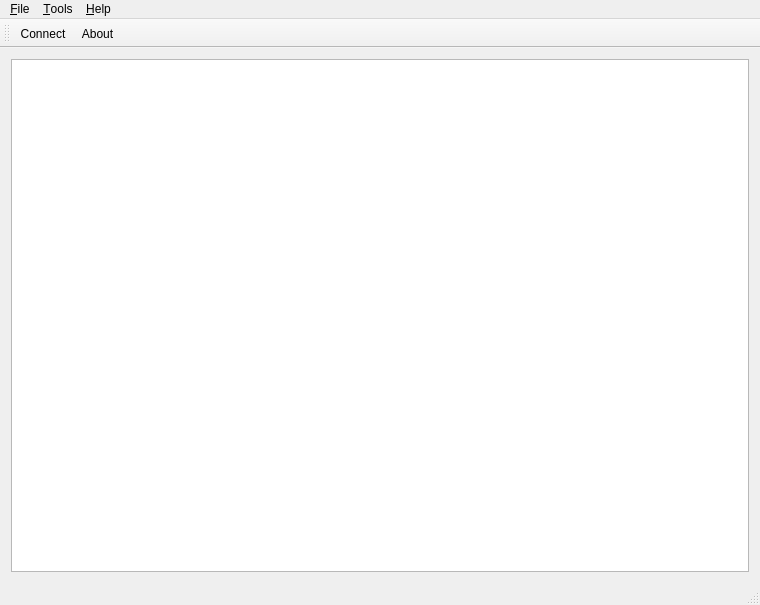
<?xml version="1.0" encoding="UTF-8"?>
<ui version="4.0">
 <class>MainWindow</class>
 <widget class="QMainWindow" name="MainWindow">
  <property name="geometry">
   <rect>
    <x>0</x>
    <y>0</y>
    <width>760</width>
    <height>605</height>
   </rect>
  </property>
  <property name="windowTitle">
   <string>VisualGPSqt</string>
  </property>
  <widget class="QWidget" name="centralWidget">
   <layout class="QVBoxLayout" name="verticalLayout">
    <item>
     <widget class="QTextBrowser" name="textBrowser"/>
    </item>
   </layout>
  </widget>
  <widget class="QMenuBar" name="menuBar">
   <property name="geometry">
    <rect>
     <x>0</x>
     <y>0</y>
     <width>760</width>
     <height>22</height>
    </rect>
   </property>
   <widget class="QMenu" name="menu_File">
    <property name="title">
     <string>&amp;File</string>
    </property>
    <addaction name="actionSave"/>
    <addaction name="actionClear"/>
    <addaction name="separator"/>
    <addaction name="actionExit"/>
   </widget>
   <widget class="QMenu" name="menu_Tools">
    <property name="title">
     <string>&amp;Tools</string>
    </property>
    <addaction name="action_Connect"/>
    <addaction name="actionConnect_using_File"/>
   </widget>
   <widget class="QMenu" name="menu_Help">
    <property name="title">
     <string>&amp;Help</string>
    </property>
    <addaction name="action_About"/>
   </widget>
   <addaction name="menu_File"/>
   <addaction name="menu_Tools"/>
   <addaction name="menu_Help"/>
  </widget>
  <widget class="QToolBar" name="mainToolBar">
   <property name="iconSize">
    <size>
     <width>32</width>
     <height>32</height>
    </size>
   </property>
   <property name="toolButtonStyle">
    <enum>Qt::ToolButtonTextUnderIcon</enum>
   </property>
   <attribute name="toolBarArea">
    <enum>TopToolBarArea</enum>
   </attribute>
   <attribute name="toolBarBreak">
    <bool>false</bool>
   </attribute>
   <addaction name="action_Connect"/>
   <addaction name="action_About"/>
  </widget>
  <widget class="QStatusBar" name="statusBar"/>
  <action name="action_Connect">
   <property name="icon">
    <iconset resource="Images.qrc">
     <normaloff>:/Images/Resources/toolbar_connect.png</normaloff>:/Images/Resources/toolbar_connect.png</iconset>
   </property>
   <property name="text">
    <string>&amp;Connect</string>
   </property>
   <property name="toolTip">
    <string>Connect to GPS through Serial Port</string>
   </property>
  </action>
  <action name="action_About">
   <property name="icon">
    <iconset resource="Images.qrc">
     <normaloff>:/Images/Resources/toolbar_about.png</normaloff>:/Images/Resources/toolbar_about.png</iconset>
   </property>
   <property name="text">
    <string>&amp;About</string>
   </property>
  </action>
  <action name="actionExit">
   <property name="text">
    <string>E&amp;xit</string>
   </property>
  </action>
  <action name="actionConnect_using_File">
   <property name="text">
    <string>Connect using &amp;File</string>
   </property>
  </action>
  <action name="actionSave">
   <property name="text">
    <string>Save</string>
   </property>
   <property name="shortcut">
    <string>Ctrl+S</string>
   </property>
  </action>
  <action name="actionClear">
   <property name="text">
    <string>Clear</string>
   </property>
  </action>
 </widget>
 <layoutdefault spacing="6" margin="11"/>
 <resources>
  <include location="Images.qrc"/>
 </resources>
 <connections/>
</ui>
